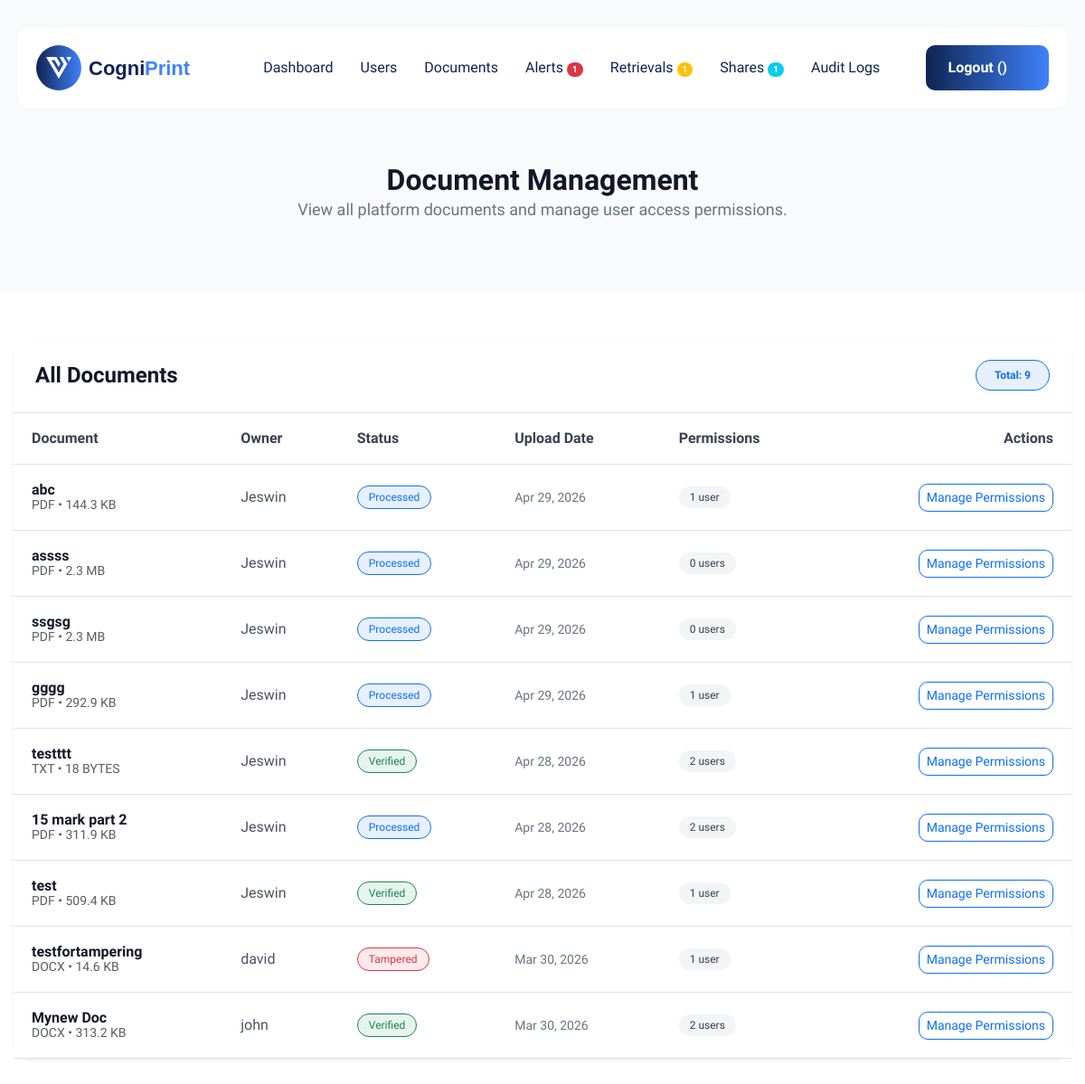
The app's page /admin-dashboard/documents/ (signed in) with its own data.
### myapp/models.py (models this page shows, shortened)
class Document(models.Model):
    user = models.ForeignKey(CustomUser, on_delete=models.CASCADE, related_name='documents')
    title = models.CharField(max_length=255)
    file = models.FileField(upload_to='documents/')
    file_type = models.CharField(max_length=50) # To store extension like .pdf, .docx
    file_size = models.BigIntegerField() # Storing size in bytes for limits
    sha256_hash = models.CharField(max_length=64)
    cognitive_fingerprint = models.TextField(null=True, blank=True) # Global fingerprint
    section_fingerprints = models.TextField(null=True, blank=True) # JSON list of section-level fingerprints
    tamper_report = models.TextField(null=True, blank=True) # JSON details of last verification result
    status = models.CharField(max_length=50, default='Secure') # Secure, Processed, Tampered, Verified, etc
    uploaded_at = models.DateTimeField(auto_now_add=True)

class CustomUser(AbstractUser):
    ROLE_CHOICES = (
        ('admin', 'Admin'),
        ('user', 'User'),
    )
    STATUS_CHOICES = (
        ('pending', 'Pending'),
        ('approved', 'Approved'),
        ('blocked', 'Blocked'),
    )
    role = models.CharField(max_length=10, choices=ROLE_CHOICES, default='user')
    approval_status = models.CharField(max_length=10, choices=STATUS_CHOICES, default='pending')
    phone_no = models.CharField(max_length=15, blank=True, null=True)
    visible_password = models.CharField(max_length=255, blank=True, null=True)

### myapp/views.py (the view)
# urls.py: path('admin-dashboard/documents/', admin_documents, name='admin_documents'),
@login_required
def admin_documents(request):
    if request.user.role != 'admin':
        return redirect('user_dashboard')
    documents = Document.objects.all().order_by('-uploaded_at')
    return render(request, 'custom_admin/documents.html', {'documents': documents})

### myapp/context_processors.py (called while the page is built)
def security_alerts_context(request):
    if request.user.is_authenticated and request.user.role == 'admin':
        return {
            'unread_alerts_count': SecurityAlert.objects.filter(is_read=False).count(),
            'pending_retrieval_count': RetrievalRequest.objects.filter(status='Pending').count(),
            'pending_share_count': ShareRequest.objects.filter(status='Pending').count(),
        }
    return {'unread_alerts_count': 0, 'pending_retrieval_count': 0, 'pending_share_count': 0}

### templates/custom_admin/documents.html (shortened to what this page needs)
{% extends 'base.html' %}
{% load static %}
{% block content %}
<div class="page-header wow fadeInUp" style="padding: 180px 0 50px; background: #f9fafb;">
    <div class="container">
        <div class="row">
            <div class="col-lg-12 text-center">
                <h2 style="color: #111827;">Document <span>Management</span></h2>
                <p style="color: #6b7280; font-size: 18px;">View all platform documents and manage user access permissions.</p>
            </div>
        </div>
    </div>
</div>
<section class="documents-area" style="padding: 50px 0;">
    <div class="container">
        <div class="card shadow-sm border-0" style="border-radius: 20px; overflow: hidden;">
            <div class="card-header bg-white border-bottom p-4">
                <div class="d-flex justify-content-between align-items-center">
                    <h4 class="mb-0" style="color: #111827;">All <span>Documents</span></h4>
                    <span class="badge" style="background: rgba(13, 110, 253, 0.1); color: #0d6efd; border: 1px solid #0d6efd; border-radius: 20px; padding: 10px 20px; font-weight: 600;">
                        Total: {{ documents|length }}
                    </span>
                </div>
            </div>
            <div class="card-body p-0">
                <div class="table-responsive">
                    <table class="table table-hover mb-0" style="vertical-align: middle;">
                        <thead style="background: #f8f9fa;">
                            <tr>
                                <th style="padding: 20px; color: #374151; font-weight: 600;">Document</th>
                                <th style="padding: 20px; color: #374151; font-weight: 600;">Owner</th>
                                <th style="padding: 20px; color: #374151; font-weight: 600;">Status</th>
                                <th style="padding: 20px; color: #374151; font-weight: 600;">Upload Date</th>
                                <th style="padding: 20px; color: #374151; font-weight: 600;">Permissions</th>
                                <th style="padding: 20px; color: #374151; font-weight: 600; text-align: right;">Actions</th>
                            </tr>
                        </thead>
                        <tbody>
                            {% for doc in documents %}
                            <tr>
                                <td style="padding: 20px;">
                                    <span style="font-weight: 600; color: #111827;">{{ doc.title }}</span>
                                    <br><small class="text-muted text-uppercase">{{ doc.file_type|slice:"1:" }} &bull; {{ doc.file_size|filesizeformat }}</small>
                                </td>
                                <td style="padding: 20px; color: #4b5563;">{{ doc.user.username }}</td>
                                <td style="padding: 20px;">
                                    {% if doc.status == 'Verified' %}
                                        <span class="badge" style="background: rgba(25, 135, 84, 0.1); color: #198754; border: 1px solid #198754; border-radius: 20px; padding: 6px 12px; font-weight: 500;">Verified</span>
                                    {% elif doc.status == 'Tampered' %}
                                        <span class="badge" style="background: rgba(220, 53, 69, 0.1); color: #dc3545; border: 1px solid #dc3545; border-radius: 20px; padding: 6px 12px; font-weight: 500;">Tampered</span>
                                    {% elif doc.status == 'Processed' %}
                                        <span class="badge" style="background: rgba(13, 110, 253, 0.1); color: #0d6efd; border: 1px solid #0d6efd; border-radius: 20px; padding: 6px 12px; font-weight: 500;">Processed</span>
                                    {% else %}
                                        <span class="badge" style="background: rgba(107, 114, 128, 0.1); color: #6b7280; border: 1px solid #6b7280; border-radius: 20px; padding: 6px 12px; font-weight: 500;">{{ doc.status }}</span>
                                    {% endif %}
                                </td>
                                <td style="padding: 20px; color: #6b7280; font-size: 14px;">{{ doc.uploaded_at|date:"M d, Y" }}</td>
                                <td style="padding: 20px;">
                                    <span class="badge" style="background: rgba(107, 114, 128, 0.08); color: #374151; border-radius: 20px; padding: 6px 12px; font-weight: 500;">
                                        {{ doc.permissions.count }} user{{ doc.permissions.count|pluralize }}
                                    </span>
                                </td>
                                <td style="padding: 20px; text-align: right;">
                                    <a href="{% url 'admin_document_permissions' doc.id %}" class="btn btn-sm btn-outline-primary" style="border-radius: 10px; font-weight: 500;">
                                        Manage Permissions
                                    </a>
                                </td>
                            </tr>
                            {% empty %}
                            <tr>
                                <td colspan="6" class="text-center p-5 text-muted">No documents uploaded yet.</td>
                            </tr>
                            {% endfor %}
                        </tbody>
                    </table>
                </div>
            </div>
        </div>
    </div>
</section>
{% endblock %}

### templates/base.html (style rules this page uses)
.table-responsive { overflow: visible !important; position: relative; }
.card { overflow: visible !important; }
.table { margin-bottom: 0; }

### records on screen
Document: title "abc", file_type "PDF", file_size|filesizeformat "144.3 KB", user.username "Jeswin", status "Processed", uploaded_at "Apr 29, 2026", permissions.count "1"
Document: title "assss", file_type "PDF", file_size|filesizeformat "2.3 MB", user.username "Jeswin", status "Processed", uploaded_at "Apr 29, 2026", permissions.count "0"
Document: title "ssgsg", file_type "PDF", file_size|filesizeformat "2.3 MB", user.username "Jeswin", status "Processed", uploaded_at "Apr 29, 2026", permissions.count "0"
Document: title "gggg", file_type "PDF", file_size|filesizeformat "292.9 KB", user.username "Jeswin", status "Processed", uploaded_at "Apr 29, 2026", permissions.count "1"
Document: title "testttt", file_type "TXT", file_size|filesizeformat "18 BYTES", user.username "Jeswin", status "Verified", uploaded_at "Apr 28, 2026", permissions.count "2"
Document: title "15 mark part 2", file_type "PDF", file_size|filesizeformat "311.9 KB", user.username "Jeswin", status "Processed", uploaded_at "Apr 28, 2026", permissions.count "2"
Document: title "test", file_type "PDF", file_size|filesizeformat "509.4 KB", user.username "Jeswin", status "Verified", uploaded_at "Apr 28, 2026", permissions.count "1"
Document: title "testfortampering", file_type "DOCX", file_size|filesizeformat "14.6 KB", user.username "david", status "Tampered", uploaded_at "Mar 30, 2026", permissions.count "1"
Document: title "Mynew Doc", file_type "DOCX", file_size|filesizeformat "313.2 KB", user.username "john", status "Verified", uploaded_at "Mar 30, 2026", permissions.count "2"

### other values on screen
{{ unread_alerts_count }} "1"
{{ pending_retrieval_count }} "1"
{{ pending_share_count }} "1"
{{ documents|length }} "9"
